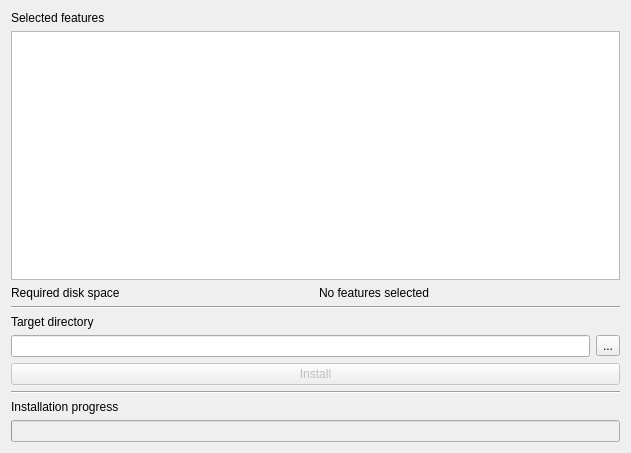
<?xml version="1.0" encoding="UTF-8"?>
<ui version="4.0">
 <class>StartDialog</class>
 <widget class="QDialog" name="StartDialog">
  <property name="geometry">
   <rect>
    <x>0</x>
    <y>0</y>
    <width>631</width>
    <height>453</height>
   </rect>
  </property>
  <property name="windowTitle">
   <string>StartDialog</string>
  </property>
  <layout class="QVBoxLayout" name="verticalLayout_4">
   <item>
    <layout class="QVBoxLayout" name="verticalLayout">
     <item>
      <widget class="QLabel" name="selectFeaturesLabel">
       <property name="text">
        <string>Selected features</string>
       </property>
      </widget>
     </item>
     <item>
      <widget class="QListWidget" name="featureSelection"/>
     </item>
     <item>
      <layout class="QHBoxLayout" name="horizontalLayout_3">
       <item>
        <widget class="QLabel" name="requiredDiskSpaceLabel">
         <property name="text">
          <string>Required disk space</string>
         </property>
        </widget>
       </item>
       <item>
        <widget class="QLabel" name="requiredDiskSpaceValue">
         <property name="text">
          <string>No features selected</string>
         </property>
        </widget>
       </item>
      </layout>
     </item>
    </layout>
   </item>
   <item>
    <widget class="Line" name="line">
     <property name="orientation">
      <enum>Qt::Horizontal</enum>
     </property>
    </widget>
   </item>
   <item>
    <layout class="QVBoxLayout" name="verticalLayout_2">
     <item>
      <widget class="QLabel" name="targetDirectoryLabel">
       <property name="text">
        <string>Target directory</string>
       </property>
      </widget>
     </item>
     <item>
      <layout class="QHBoxLayout" name="horizontalLayout">
       <item>
        <widget class="QLineEdit" name="targetDirectoryEdit"/>
       </item>
       <item>
        <widget class="QToolButton" name="selectDirectoryButton">
         <property name="text">
          <string>...</string>
         </property>
        </widget>
       </item>
      </layout>
     </item>
    </layout>
   </item>
   <item>
    <layout class="QHBoxLayout" name="horizontalLayout_2">
     <item>
      <widget class="QPushButton" name="startInstallationButton">
       <property name="enabled">
        <bool>false</bool>
       </property>
       <property name="text">
        <string>Install</string>
       </property>
      </widget>
     </item>
    </layout>
   </item>
   <item>
    <widget class="Line" name="line_2">
     <property name="orientation">
      <enum>Qt::Horizontal</enum>
     </property>
    </widget>
   </item>
   <item>
    <layout class="QVBoxLayout" name="verticalLayout_3">
     <item>
      <widget class="QLabel" name="installationProgressLabel">
       <property name="text">
        <string>Installation progress</string>
       </property>
      </widget>
     </item>
     <item>
      <widget class="QProgressBar" name="progressBar">
       <property name="enabled">
        <bool>false</bool>
       </property>
       <property name="value">
        <number>0</number>
       </property>
       <property name="textVisible">
        <bool>false</bool>
       </property>
      </widget>
     </item>
    </layout>
   </item>
  </layout>
 </widget>
 <layoutdefault spacing="6" margin="11"/>
 <resources/>
 <connections/>
</ui>
